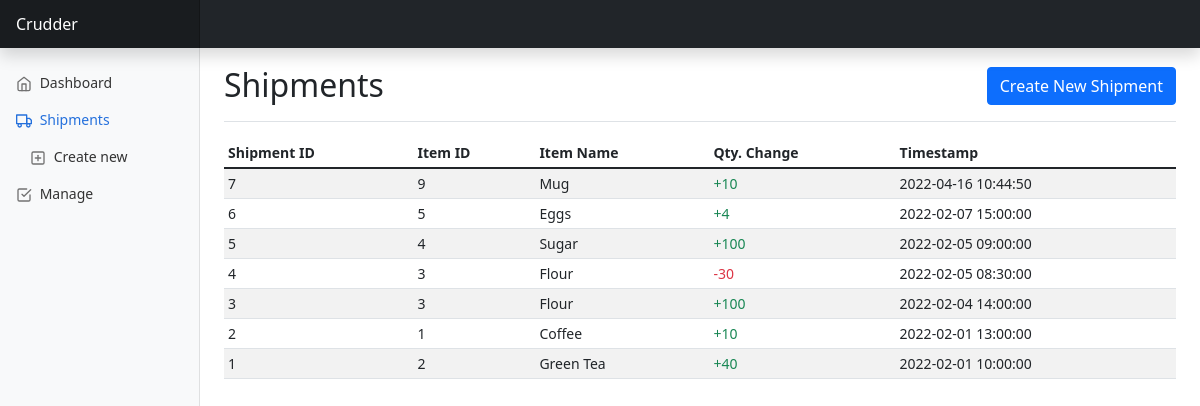
Screenshot of /shipments with the database file from the repository.
### tables this page shows
CREATE TABLE shipments (
  id INTEGER PRIMARY KEY AUTOINCREMENT,
  item_id INTEGER,
  quantity INTEGER,
  time_created TEXT,
  FOREIGN KEY(item_id) REFERENCES items(id)
);

CREATE TABLE items (
  id INTEGER PRIMARY KEY AUTOINCREMENT,
  name TEXT,
  description TEXT,
  price REAL
);

### app.py (the view)
@app.route('/shipments')
def shipments():
    conn = db.get_db_connection()
    shipments_data = db.execute_query(
        conn=conn,
        query=constants.GET_SHIPMENTS_QUERY
    ).fetchall()
    conn.close()
    return render_template('shipments.html', shipments=shipments_data)

### db.py (called while the page is built)
def get_db_connection(db='database.db'):
    conn = sqlite3.connect(db)
    conn.row_factory = sqlite3.Row
    return conn

def get_db_cursor(conn):
    return conn.cursor()

def execute_query(conn, query, args=None):
    cursor = get_db_cursor(conn)
    if args:
        cursor.execute(query, args)
    else:
        cursor.execute(query)
    conn.commit()
    return cursor

### templates/shipments.html (shortened to what this page needs)
{% extends "base.html" %}
{% block sidebar %}
  <li class="nav-item">
    <a class="nav-link" href="/index">
      <span data-feather="home"></span>
      Dashboard
    </a>
  </li>
  <li class="nav-item">
    <a class="nav-link active" aria-current="page" href="/shipments">
      <span data-feather="truck"></span>
      Shipments
    </a>
    <ul class="nav flex-column">
      <li class="nav-item"><a class="nav-link" href="/shipments/create">
        <span data-feather="plus-square"></span>
        Create new
      </a>
      </li>
    </ul>
  </li>
  <li class="nav-item">
    <a class="nav-link" href="/manage">
      <span data-feather="check-square"></span>
      Manage
    </a>
  </li>
{% endblock %}
{% block header %}Shipments{% endblock %}
{% block task_buttons %}
  <a href="/shipments/create" class="btn btn-primary">Create New Shipment</a>
{% endblock %}
{% block content %}
  <div class="table-responsive">
    <table class="table table-striped table-sm">
      <thead>
        <tr>
          <th scope="col">Shipment ID</th>
          <th scope="col">Item ID</th>
          <th scope="col">Item Name</th>
          <th scope="col">Qty. Change</th>
          <th scope="col">Timestamp</th>
        </tr>
      </thead>
      <tbody>
      {% for shipment in shipments %}
        <tr>
          <td>{{ shipment["shipment_id"] }}</td>
          <td>{{ shipment["item_id"] }}</td>
          <td>{{ shipment["name"] }}</td>
            {% if shipment["quantity"] < 0 %}
              <td><span class="text-success">+{{ shipment["quantity"] * -1 }}</span></td>
            {% else %}
              <td><span class="text-danger">{{ shipment["quantity"] * -1 }}</span></td>
            {% endif %}
          <td>{{ shipment["time_created"] }}</td>
        </tr>
      {% endfor %}</tbody>
    </table>
  </div>
{% endblock %}

### static/dashboard.css (style rules this page uses)
body { font-size: .875rem; }
li > ul > li { padding-left: 1em; }
.feather { width: 16px; height: 16px; vertical-align: text-bottom; }
.sidebar .nav-link { font-weight: 500; color: #333; }
.sidebar .nav-link .feather { margin-right: 4px; color: #727272; }
.sidebar .nav-link.active { color: #2470dc; }
.sidebar .nav-link:hover .feather, .sidebar .nav-link.active .feather { color: inherit; }

### rows the page displays
shipments: shipment_id "7", item_id "9", name "Mug", quantity "10", time_created "2022-04-16 10:44:50"
shipments: shipment_id "6", item_id "5", name "Eggs", quantity "4", time_created "2022-02-07 15:00:00"
shipments: shipment_id "5", item_id "4", name "Sugar", quantity "100", time_created "2022-02-05 09:00:00"
shipments: shipment_id "4", item_id "3", name "Flour", quantity "-30", time_created "2022-02-05 08:30:00"
shipments: shipment_id "3", item_id "3", name "Flour", quantity "100", time_created "2022-02-04 14:00:00"
shipments: shipment_id "2", item_id "1", name "Coffee", quantity "10", time_created "2022-02-01 13:00:00"
shipments: shipment_id "1", item_id "2", name "Green Tea", quantity "40", time_created "2022-02-01 10:00:00"
